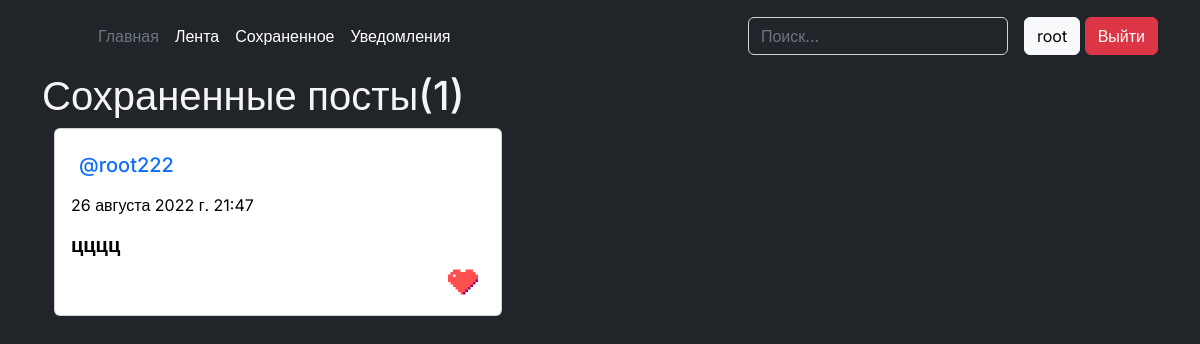
Screenshot of /posts/saved/ (signed in) with the database file from the repository.
### posts/models.py (models this page shows)
class Post(models.Model):
    user = models.ForeignKey(User, on_delete=models.CASCADE)
    text = models.CharField(max_length=120)
    image = models.ImageField(upload_to=validate_post_image, null=True, blank=True)
    type_mood = models.BooleanField()
    date_post = models.DateTimeField(auto_now_add=True, blank=True)
    likes = models.ManyToManyField(User, related_name='post_like')

### posts/views.py (the view)
# urls.py: path('saved/', views.get_saved_posts, name='saved_posts')
@login_required
def get_saved_posts(request):
    context = {}
    try:
        context['saved_posts'] = get_saved_posts_controller(request)
    except ValueError:
        context['saved_posts'] = []
    return render(request, 'saved.html', context=context)

### posts/controllers.py (called while the page is built)
def get_saved_posts_controller(request):
    try:
        saved_posts = [Post.objects.get(id=post.post_id) for post in Post.likes.through.objects.filter(user_id=request.user.id)]
        saved_posts.reverse()
    except ObjectDoesNotExist:
        raise ValueError
    return saved_posts

### templates/saved.html (shortened to what this page needs)
{% extends 'base.html' %}
{% load static %}
{% block content %}
<div class="container">
    <h1>Сохраненные посты({{ saved_posts|length }})</h1>
    <div class="container">
        {% for post in saved_posts %}
            {% include 'post.html' %}
        {% endfor %}
    </div>
</div>
{% endblock %}

### templates/base.html (shortened to what this page needs)
<!DOCTYPE html>
<html lang="en">
<head>
    <link rel="stylesheet" href="https://cdn.jsdelivr.net/npm/bootstrap@5.2.0/dist/css/bootstrap.min.css">
    {% load static %}
    <link rel="stylesheet" href="{% static 'css/base_style.css' %}">
</head>
<body>
    <header class="p-3 text-bg-dark">
        <div class="container">
            <div class="d-flex flex-wrap align-items-center justify-content-center justify-content-lg-start">
            <a href="/" class="d-flex align-items-center mb-2 mb-lg-0 text-white text-decoration-none">
                <svg class="bi me-2" width="40" height="32" role="img" aria-label="Bootstrap"><use xlink:href="#bootstrap"></use></svg>
            </a>
            <ul class="nav col-12 col-lg-auto me-lg-auto mb-2 justify-content-center mb-md-0">
                <li><a href="/" class="nav-link px-2 text-secondary">Главная</a></li>
                {% if request.user.is_authenticated %}
                    <li><a href="{% url 'feed' index_page=1 %}" class="nav-link px-2 text-white">Лента</a></li>
                    <li><a href="{% url 'saved_posts' %}" class="nav-link px-2 text-white">Сохраненное</a></li>
                    <li><a href="{% url 'notifications' %}" class="nav-link px-2 text-white">Уведомления</a></li>
                {% endif %}
            </ul>
            <form class="col-12 col-lg-auto mb-3 mb-lg-0 me-lg-3" role="search" method="POST" action="{% url 'search' %}">
                <input type="search" class="form-control form-control-dark text-bg-dark" placeholder="Поиск..." aria-label="Search" name="search_text">
            </form>
            {% if request.user.is_authenticated %}
            <div class="text-end">
                <a href="{% url 'profile' username=request.user.username %}"><button type="button" class="btn btn-light">{{ request.user.username }}</button></a>
                <a href="{% url 'logout' %}" style="text-decoration: none; color: white;"><button type="button" class="btn btn-danger">Выйти</a></button></a>
            </div>
            {% else %}
            <div class="text-end">
                <a href="{% url 'login' %}"><button type="button" class="btn btn-outline-light me-2">Войти</button></a>
                <a href="{% url 'register' %}" style="text-decoration: none; color: black;"><button type="button" class="btn btn-warning">Зарегистрироваться</a></button></a>
            </div>
            {% endif %}
            </div>
        </div>
    </header>
    {% block content %}
    {% endblock %}
</body>
</html>

### templates/post.html (shortened to what this page needs)
{% load static %}
<div class="card" style="width: 28rem; background-color: {% if post.type_mood %}black;{% else %}white;{% endif %}">
    <div class="card-body">
    <div class="{% if post.type_mood %}text_white{% else %}text_black{% endif %}">
        <div class="d-inline-block p-2">
        <h5><a href="{% url 'profile' username=post.user.username %}" style="text-decoration: none;">@{{ post.user.username }}</a></h5>
        </div>
        <a href="{% url 'get_post' post_id=post.id %}" style="text-decoration: none;"><p>{{ post.date_post }}</p></a>
        <h5><b>{{ post.text }}</b></h5>
    </div>
    {% if request.user.is_authenticated %}
        {% if request.user.username != post.user.username %}
            <div class="text-end {% if post.type_mood %}text_white{% else %}text_black{% endif %}">
                <button type="submit" style="background: none; border:0;" onclick="like('/posts/like/{{ post.id }}');"><img src="{% static 'images/like.png' %}" alt="" style="width: 32px; height: 32px;"></button>
            </div>
        {% endif %}
    {% endif %}
    </div>
</div>
<br>

### static/css/base_style.css (style rules this page uses)
body { background-color: #212529; font-family: 'Inter', sans-serif; }
h1, p, h2, h3, h4, h5 { color: whitesmoke; }
p { color: white; }
.text_black h5 { color:black; }
.text_black p { color:black; }

### rows the page displays
Post: user.username "root222", date_post "26 августа 2022 г. 21:47", text "цццц"

### other values shown
{{ request.user.username }} "root"
{{ saved_posts|length }} "1"
